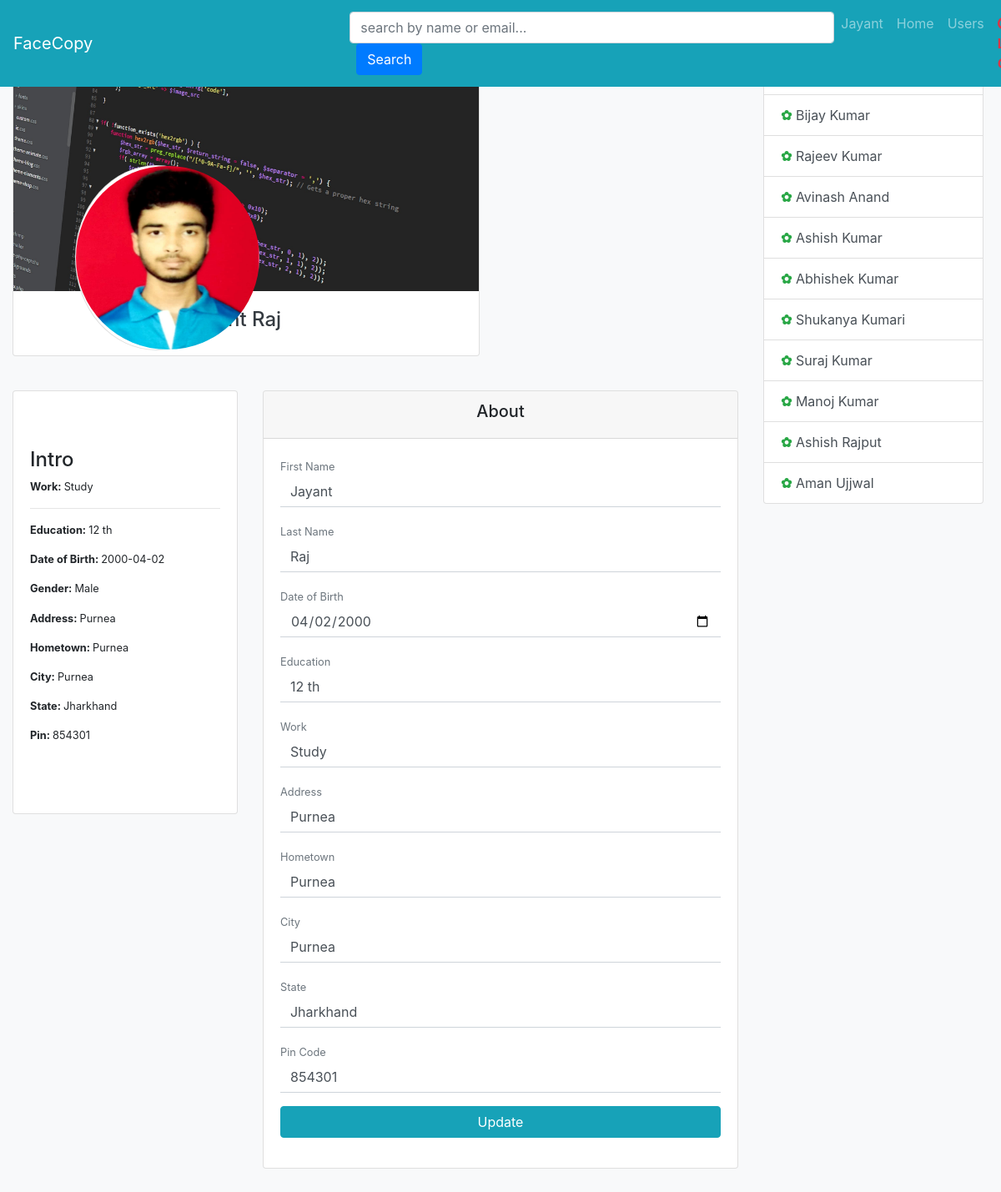
Screenshot of /facecopy/about.php (signed in) with the database file from the repository.
### tables this page shows
CREATE TABLE IF NOT EXISTS `account` (
  `id` int(11) NOT NULL,
  `fname` varchar(200) NOT NULL,
  `lname` varchar(200) NOT NULL,
  `contact1` varchar(200) NOT NULL,
  `email` varchar(200) NOT NULL,
  `password` varchar(200) NOT NULL,
  `dob` varchar(200) NOT NULL,
  `doc` timestamp NOT NULL DEFAULT CURRENT_TIMESTAMP ON UPDATE CURRENT_TIMESTAMP,
  `gender` varchar(200) NOT NULL
);

CREATE TABLE IF NOT EXISTS `about` (
  `id` int(11) NOT NULL,
  `user` varchar(200) DEFAULT NULL,
  `address` varchar(200) DEFAULT NULL,
  `edu` varchar(200) DEFAULT NULL,
  `work` varchar(200) DEFAULT NULL,
  `hometown` varchar(200) DEFAULT NULL,
  `state` varchar(200) DEFAULT NULL,
  `city` varchar(200) DEFAULT NULL,
  `pin` varchar(200) DEFAULT NULL,
  `img` varchar(200) NOT NULL DEFAULT 'nobody_m.original.jpg',
  `c_img` varchar(200) NOT NULL DEFAULT 'default_cover.jpg'
);

### facecopy/function/config.php (called while the page is built, shortened)
<?php
function call_data($table,$cond=NULL){
	$array = [];
	if($cond==NULL){
		$query = mysql_query("select * from $table");
	}
	else{
		$query = mysql_query("select * from $table where $cond");
	}
	while($row=mysql_fetch_array($query)){
		$array[] = $row;
	}
	return $array;
}
?>

### facecopy/about.php (the view, shortened to what this page needs)
<?php include "function/config.php"; session_start(); if(!isset($_SESSION['email'])){header("location: index.php");} ?>
<!DOCTYPE html>
<html lang="en">
<head>
	<link rel="stylesheet" href="css/bootstrap.css">
	<link rel="stylesheet" href="https://use.fontawesome.com/releases/v5.5.0/css/all.css">
</head>
<body class="bg-light">
	<?php include "function/nav.php"; ?>
	<br><br>
	<?php
		$email = $_SESSION['email'];
	$about = call_data("about"," user = '$email'");
	foreach($about as $ab){
		$account = call_data("account"," email = '$email'");
		foreach($account as $ac){
	?>
	<div class="container-fluid">
		<div class="row">
			<div class="col-lg-9">
				<div class="card" style="position: absolute;">
					<img src="<?="photo/".$ab['c_img'];?>" class="card-img-top" style="height: 300px;">
					<div class="card-body">
						<div class="row">
							<div class="col-lg-4 offset-4">
								<h4 class="text-dark"><?=$ac['fname']." ".$d['lname'];?></h4>
							</div>
						</div>
					</div>
				</div>
				<div class="row">
					<div class="col-lg-3 offset-1">
						<div class="card" style="margin-top: 150px; border-radius: 100%;">
							<img src="<?="photo/".$ab['img'];?>" class="card-img-top" style="border-radius: 1200px; height: 220px; width: 220px; background-size: cover;">
						</div>
					</div>
				</div>
				<div class="row my-5">
					<div class="col-lg-4">
						<div class="card sticky-top">
							<div class="card-body my-5">
								<h4>Intro</h4>
								<p class="lead small"><b>Work: </b><?=$ab['work'];?></p><hr>
								<p class="lead small"><b>Education: </b><?=$ab['edu'];?></p>
								<p class="lead small"><b>Date of Birth: </b><?=$d['dob'];?></p>
								<p class="lead small"><b>Gender: </b><?= $d['gender'];?></p>
								<p class="lead small"><b>Address: </b><?= $ab['address'];?></p>
								<p class="lead small"><b>Hometown: </b><?= $ab['hometown'];?></p>
								<p class="lead small"><b>City: </b><?= $ab['city'];?></p>
								<p class="lead small"><b>State: </b><?= $ab['state'];?></p>
								<p class="lead small"><b>Pin: </b><?= $ab['pin'];?></p>
							</div>
						</div>
					</div>
					<div class="col-lg-8">
						<div class="card">
							<div class="card-header">
								<h4 class="text-center h5">About</h4>
							</div>
							<div class="card-body">
								<form action="about.php" method="post">
									<div class="form-group">
										<label class="small text-muted p-0 m-0">First Name</label>
										<input type="text" class="form-control rounded-0 border-top-0 border-left-0 border-right-0" name="fname" value="<?=$ac['fname'];?>">
									</div>
									<div class="form-group">
										<label class="small text-muted p-0 m-0">Last Name</label>
										<input type="text" class="form-control rounded-0 border-top-0 border-left-0 border-right-0" name="lname" value="<?=$ac['lname'];?>">
									</div>
									<div class="form-group">
										<label class="small text-muted p-0 m-0">Date of Birth</label>
										<input type="date" class="form-control rounded-0 border-top-0 border-left-0 border-right-0" name="dob" value="<?=$ac['dob'];?>">
									</div>
									<div class="form-group">
										<label class="small text-muted p-0 m-0">Education</label>
										<input type="text" class="form-control rounded-0 border-top-0 border-left-0 border-right-0" name="edu" value="<?=$ab['edu'];?>">
									</div>
									<div class="form-group">
										<label class="small text-muted p-0 m-0">Work</label>
										<input type="text" class="form-control rounded-0 border-top-0 border-left-0 border-right-0" name="work" value="<?=$ab['work'];?>">
									</div>
									<div class="form-group">
										<label class="small text-muted p-0 m-0">Address</label>
										<input type="text" class="form-control rounded-0 border-top-0 border-left-0 border-right-0" name="address" value="<?=$ab['address'];?>">
									</div>
									<div class="form-group">
										<label class="small text-muted p-0 m-0">Hometown</label>
										<input type="text" class="form-control rounded-0 border-top-0 border-left-0 border-right-0" name="hometown" value="<?=$ab['hometown'];?>">
									</div>
									<div class="form-group">
										<label class="small text-muted p-0 m-0">City</label>
										<input type="text" class="form-control rounded-0 border-top-0 border-left-0 border-right-0" name="city" value="<?=$ab['city'];?>">
									</div>
									<div class="form-group">
										<label class="small text-muted p-0 m-0">State</label>
										<input type="text" class="form-control rounded-0 border-top-0 border-left-0 border-right-0" name="state" value="<?=$ab['state'];?>">
									</div>
									<div class="form-group">
										<label class="small text-muted p-0 m-0">Pin Code</label>
										<input type="text" class="form-control rounded-0 border-top-0 border-left-0 border-right-0" name="pin" value="<?=$ab['pin'];?>">
									</div>
									<div class="form-group">
										<input type="submit" class="btn btn-block btn-info" name="update" value="Update">
									</div>
								</form>
							</div>
						</div>
					</div>
				</div>
			</div>
			<?php include "function/chat.php"; ?>
		</div>
	</div>
	<?php } } ?>
</body>
</html>

### facecopy/function/nav.php
<nav class="navbar fixed-top navbar-expand-lg navbar-dark bg-info">
	<a href="home.php" class="navbar-brand">FaceCopy</a>
	<form action="user.php" method="post" class="form-inline offset-3">
		<input type="text" class="form-control" name="search" placeholder="search by name or email..." size="50px">
		<input type="submit" class="btn btn-primary ml-2" name="searchbtn" value="Search">
	</form>
	<ul class="navbar-nav ml-auto">
		<li class="nav-item">
			<a href="profile.php" class="nav-link">
				<?php
					$email = $_SESSION['email'];
				$data = call_data("account","email = '$email'");
				foreach($data as $d){
					echo $d['fname'];
				}
				?>
			</a>
		</li>
		<li class="nav-item">
			<a href="home.php" class="nav-link">Home</a>
		</li>
		<li class="nav-item">
			<a href="user.php" class="nav-link">Users</a>
		</li>
		<li class="nav-item">
			<a href="logout.php" class="nav-link text-danger"><i class="fas fa-power-off"></i> <b>Log Out</b></a>
		</li>
	</ul>
</nav>

### facecopy/function/chat.php
			<div class="col-lg-3 mt-3">
				<div class="list-group" style="position: fixed; width: 22%;">
				<?php
	$account = call_data("account");
foreach($account as $ac){
	if($ac['email']==$_SESSION['email']){
	}
	else{
?>
					<a href="me.php?cat=<?=$ac['email'];?>" class="list-group-item list-group-item-action"><b class="text-success">✿</b> <?=$ac['fname']." ".$ac['lname'];?></a><?php }} ?>
				</div>
			</div>

### rows the page displays
account: fname "Jayant", about.c_img (picture), lname "Raj", about.img (picture), dob "2000-04-02", gender "Male", dob "04/02/2000"
about: work "Study", edu "12 th", address "Purnea", hometown "Purnea", city "Purnea", state "Jharkhand", pin "854301"
account: fname "Bijay", lname "Kumar"
account: fname "Rajeev", lname "Kumar"
account: fname "Avinash", lname "Anand"
account: fname "Ashish", lname "Kumar"
account: fname "Abhishek", lname "Kumar"
account: fname "Shukanya", lname "Kumari"
account: fname "Suraj", lname "Kumar"
account: fname "Manoj", lname "Kumar"
account: fname "Ashish", lname "Rajput"
account: fname "Aman", lname "Ujjwal"
